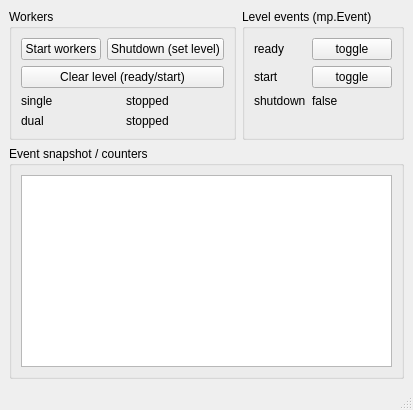
<?xml version="1.0" encoding="UTF-8"?>
<ui version="4.0">
 <class>MainWindow</class>
 <widget class="QMainWindow" name="MainWindow">
  <property name="windowTitle">
   <string>Example Workers - Event Controller</string>
  </property>
  <widget class="QWidget" name="centralwidget">
   <layout class="QVBoxLayout" name="verticalLayout">
    <item>
     <layout class="QHBoxLayout" name="topRowLayout">
      <item>
       <widget class="QGroupBox" name="workersGroupBox">
        <property name="title">
         <string>Workers</string>
        </property>
        <layout class="QVBoxLayout" name="workersLayout">
         <item>
          <layout class="QHBoxLayout" name="workersButtonsLayout">
           <item>
            <widget class="QPushButton" name="startWorkersButton">
             <property name="text">
              <string>Start workers</string>
             </property>
            </widget>
           </item>
           <item>
            <widget class="QPushButton" name="shutdownAllButton">
             <property name="text">
              <string>Shutdown (set level)</string>
             </property>
            </widget>
           </item>
          </layout>
         </item>
         <item>
         <layout class="QHBoxLayout" name="resetButtonsLayout">
           <item>
            <widget class="QPushButton" name="clearLevelButton">
             <property name="text">
              <string>Clear level (ready/start)</string>
             </property>
            </widget>
           </item>
          </layout>
        </item>
         <item>
          <layout class="QGridLayout" name="workerStatusGrid">
           <item row="0" column="0">
            <widget class="QLabel" name="singleWorkerLabel">
             <property name="text">
              <string>single</string>
             </property>
            </widget>
           </item>
           <item row="0" column="1">
            <widget class="QLabel" name="singleWorkerStatus">
             <property name="text">
              <string>stopped</string>
             </property>
            </widget>
           </item>
           <item row="1" column="0">
            <widget class="QLabel" name="dualWorkerLabel">
             <property name="text">
              <string>dual</string>
             </property>
            </widget>
           </item>
           <item row="1" column="1">
            <widget class="QLabel" name="dualWorkerStatus">
             <property name="text">
              <string>stopped</string>
             </property>
            </widget>
           </item>
          </layout>
         </item>
        </layout>
       </widget>
      </item>
      <item>
       <widget class="QGroupBox" name="levelGroupBox">
        <property name="title">
         <string>Level events (mp.Event)</string>
        </property>
        <layout class="QFormLayout" name="levelLayout">
         <item row="0" column="0">
          <widget class="QLabel" name="readyLabel">
           <property name="text">
            <string>ready</string>
           </property>
          </widget>
         </item>
        <item row="0" column="1">
          <widget class="QPushButton" name="readyButton">
           <property name="checkable">
            <bool>true</bool>
           </property>
           <property name="text">
            <string>toggle</string>
           </property>
          </widget>
         </item>
         <item row="1" column="0">
          <widget class="QLabel" name="startLabel">
           <property name="text">
            <string>start</string>
           </property>
          </widget>
         </item>
        <item row="1" column="1">
          <widget class="QPushButton" name="startButton">
           <property name="checkable">
            <bool>true</bool>
           </property>
           <property name="text">
            <string>toggle</string>
           </property>
          </widget>
         </item>
         <item row="2" column="0">
          <widget class="QLabel" name="shutdownLabel">
           <property name="text">
            <string>shutdown</string>
           </property>
          </widget>
         </item>
         <item row="2" column="1">
          <widget class="QLabel" name="shutdownStateLabel">
           <property name="text">
            <string>false</string>
           </property>
          </widget>
         </item>
        </layout>
       </widget>
      </item>
     </layout>
    </item>
    <item>
     <widget class="QGroupBox" name="snapshotGroupBox">
      <property name="title">
       <string>Event snapshot / counters</string>
      </property>
      <layout class="QVBoxLayout" name="snapshotLayout">
       <item>
        <widget class="QPlainTextEdit" name="snapshotPlainText">
         <property name="readOnly">
          <bool>true</bool>
         </property>
         <property name="maximumBlockCount">
          <number>2000</number>
         </property>
        </widget>
       </item>
      </layout>
     </widget>
    </item>
   </layout>
  </widget>
  <widget class="QStatusBar" name="statusbar"/>
 </widget>
 <resources/>
 <connections/>
</ui>
